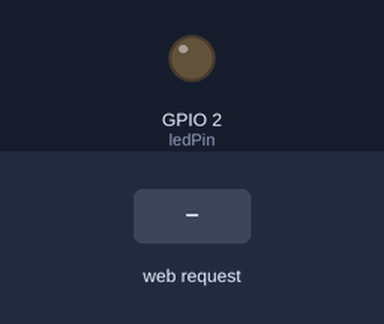
Bench run of a sketch on a simulated ESP32. Shown: output pins drawn as LEDs (lit = HIGH). The inputs (shaded band) are chosen by the test bench. WiFi joins after 1.5 s; servers stay silent unless stated; what the sketch prints to the serial monitor is not drawn.

Above: at 3.2 s.
3.3 s: HTTP request GET /on received
At 4.4 s:
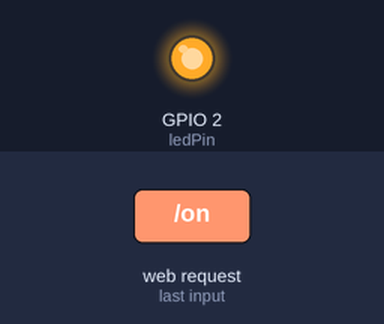
4.8 s: HTTP request GET /off received
At 5.6 s:
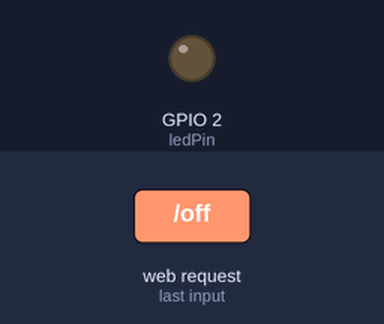
Timing chart, 0 to 7.8 s (numbered marks = the images above; inputs shaded):
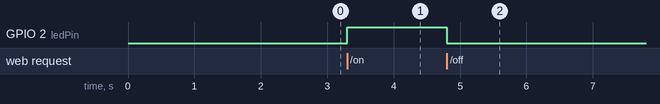

Measured:
- after the input at 3.3 s, GPIO 2 (ledPin): LOW → HIGH at once
- after the input at 4.8 s, GPIO 2 (ledPin): HIGH → LOW at once

The sketch:

LED_ESP32_WEBSERVER.ino
```cpp
#include <WiFi.h>
#include <WebServer.h>

const char* ssid = "ASDASD";
const char* password = "*A15*02468";

WebServer server(80);
const int ledPin = 2;

void handleRoot() {
  String html = "<h1>ESP32 Web Server</h1>"
                "<p><a href='/on'>Turn LED ON</a></p>"
                "<p><a href='/off'>Turn LED OFF</a></p>";
  server.send(200, "text/html", html);
}

void handleOn() {
  digitalWrite(ledPin, HIGH);
  server.send(200, "text/html", "LED is ON From ESP");
}

void handleOff() {
  digitalWrite(ledPin, LOW);
  server.send(200, "text/html", "LED is OFF From ESP");
}

void setup() {
  Serial.begin(115200);
  pinMode(ledPin, OUTPUT);

  WiFi.begin(ssid, password);
  while (WiFi.status() != WL_CONNECTED) {
    delay(1000);
    Serial.println("Connecting...");
  }
  Serial.println("Connected to WiFi");
Serial.print("IP Address: ");
Serial.println(WiFi.localIP());

  server.on("/", handleRoot);
  server.on("/on", handleOn);
  server.on("/off", handleOff);

  server.begin();
  Serial.println("HTTP Server Started");
}

void loop() {
  server.handleClient();
}
```
